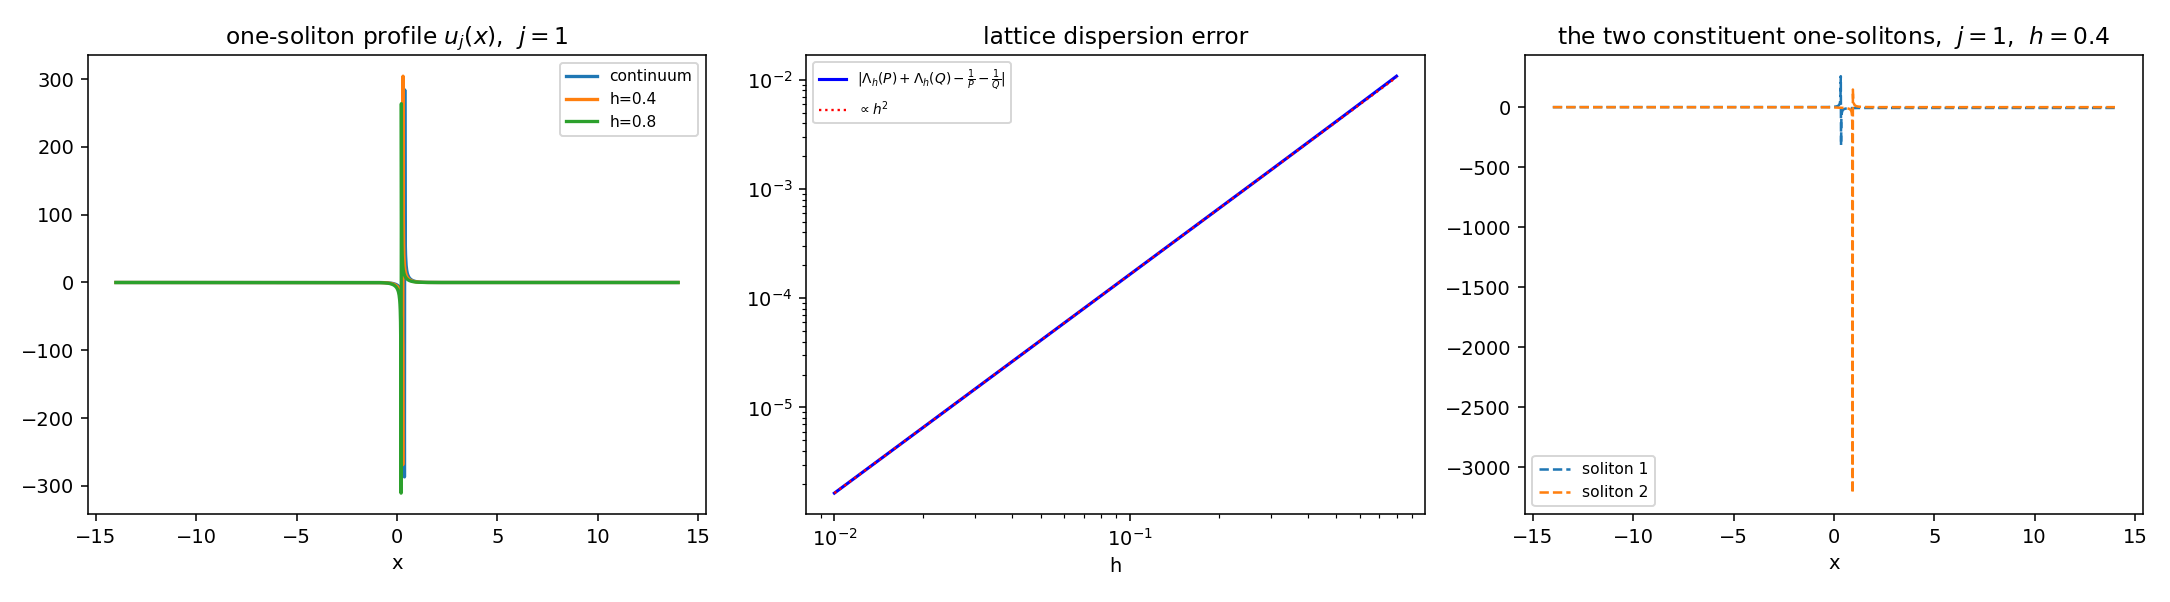

Write the Python code that produced this figure.
"""
soliton_lattice.py -- soliton structure of the semi-discrete DLW system

    (7)_h :  B_(a-d) F_j . G_j     = 0          d = h/2 ,  B_s = D_x^2 + D_t + 2 s D_x
    (6)_h :  B_(a+d) F_j . G_(j+1) = 0

Contents
--------
 1. exact lattice N-soliton tau (Gram determinant + lattice multiplier)
 2. numerical verification that it solves (7)_h and (6)_h to machine precision
 3. the structural theorem: the lattice tau is the continuum tau with the
    spectral y-rates renormalised  1/P_i -> Lambda_h(P_i),  1/Q_k -> Lambda_h(Q_k)
 4. lattice dispersion relation and its h^2 correction
 5. exact one-soliton profile
 6. two-soliton interaction: the collision coefficient is EXACTLY h-independent
 7. continuum limit: second-order convergence
 8. figures

Run:  python -u soliton_lattice.py
"""
import numpy as np
import sympy as sp

x, t, h = sp.symbols('x t h', real=True)

try:
    import matplotlib
    matplotlib.use('Agg')
    import matplotlib.pyplot as plt
    HAVE_PLT = True
except Exception:
    HAVE_PLT = False

LINE = '=' * 96


def lam(z, hh):
    return (z + hh / 2) / (z - hh / 2)


def tau_sym(N, par, a, hh, j, n, s=None, mu=None, lattice=True):
    """exact tau_n at lattice site j as a sympy expression in (x,t)."""
    s = a if s is None else s
    mu = a if mu is None else mu
    rows = []
    for i in range(N):
        pi = par['p'][i]
        row = []
        for k in range(N):
            qk = par['q'][k]
            coef = (-(pi - s) / (qk + s)) ** n / (pi + qk)
            mult = (lam(pi - mu, hh) * lam(qk + mu, hh)) ** j if lattice else 1
            ypart = 0 if lattice else j * hh * (1 / (pi - s) + 1 / (qk + s))
            E = sp.exp((pi + qk) * x + (qk ** 2 - pi ** 2) * t + ypart)
            v = coef * mult * E
            if i == k:
                v = v + par['c'][k]
            row.append(v)
        rows.append(row)
    return sp.expand(sp.Matrix(rows).det())


def B_sym(F, G, s):
    Fx, Ft = sp.diff(F, x), sp.diff(F, t)
    Gx, Gt = sp.diff(G, x), sp.diff(G, t)
    return sp.expand((sp.diff(Fx, x) * G - 2 * Fx * Gx + F * sp.diff(Gx, x))
                     + (Ft * G - F * Gt) + 2 * s * (Fx * G - F * Gx))


def ev(expr, xs, ts):
    return sp.lambdify((x, t), expr, 'numpy')(xs, ts)


# ==========================================================================
print(LINE)
print('1/2.  the exact lattice N-soliton solves (7)_h and (6)_h  (machine precision)')
print(LINE)
CASES = [
    dict(N=1, a=sp.Rational(3, 2), h=sp.Rational(1, 4),
         p=[sp.Rational(4, 3)], q=[sp.Rational(7, 5)], c=[sp.Integer(1)]),
    dict(N=2, a=sp.Rational(3, 2), h=sp.Rational(1, 4),
         p=[sp.Rational(4, 3), sp.Rational(9, 5)],
         q=[sp.Rational(7, 5), sp.Rational(5, 3)], c=[sp.Integer(1), sp.Integer(1)]),
    dict(N=3, a=sp.Rational(6, 5), h=sp.Rational(1, 5),
         p=[sp.Rational(4, 3), sp.Rational(9, 5), sp.Rational(7, 4)],
         q=[sp.Rational(7, 5), sp.Rational(5, 3), sp.Rational(11, 6)],
         c=[sp.Integer(1)] * 3),
]
for cs in CASES:
    N, a, hh = cs['N'], cs['a'], cs['h']
    d = hh / 2
    par = dict(p=cs['p'], q=cs['q'], c=cs['c'])
    w7 = w6 = 0.0
    sc = 1.0
    for j in (0, 1, 2):
        F = tau_sym(N, par, a, hh, j, 1, s=a - d, mu=a)
        G = tau_sym(N, par, a, hh, j, 0)
        Gp = tau_sym(N, par, a, hh, j + 1, 0)
        r7, r6 = B_sym(F, G, a - d), B_sym(F, Gp, a + d)
        for (xx, tt) in [(0.31, 0.42), (0.77, 1.93)]:
            sc = max(sc, abs(ev(F, xx, tt)))
            w7 = max(w7, abs(ev(r7, xx, tt)))
            w6 = max(w6, abs(ev(r6, xx, tt)))
    print('   N=%d  h=%-5s : max|(7)_h| = %.2e   max|(6)_h| = %.2e   (tau scale %.3g)'
          % (N, hh, w7, w6, sc))

# ==========================================================================
print()
print(LINE)
print('3.  structural theorem')
print(LINE)
print('   Every monomial of the Gram determinant is a product of entries; the lattice')
print('   multiplier factorises as  lambda_ik = lambda(p_i - mu) * lambda(q_k + mu),  so')
print('        prod_i lambda_{i,sigma(i)}^j = [ prod_i lambda(p_i-mu) * prod_k lambda(q_k+mu) ]^j')
print('   depends ONLY on the row/column multisets -- exactly like the exponent part.')
print('   Hence the lattice tau equals the continuum tau under the substitution')
print('        1/(p_i - s)  ->  Lambda_h(p_i - s)      and      1/(q_k + s) -> Lambda_h(q_k + s),')
print('   where  Lambda_h(z) = (1/h) ln lambda(z) = (2/h) arctanh(h/(2z)).')
print('   => all DETERMINANT (interaction) coefficients are untouched by h.')
N2 = 2
p1, p2, q1, q2, aS = sp.symbols('p1 p2 q1 q2 a', positive=True)
# interaction coefficient of the 2x2 determinant
A11 = -(p1 - aS) / (q1 + aS) / (p1 + q1)
A22 = -(p2 - aS) / (q2 + aS) / (p2 + q2)
A12 = -(p1 - aS) / (q2 + aS) / (p1 + q2)
A21 = -(p2 - aS) / (q1 + aS) / (p2 + q1)
kappa = sp.factor(sp.simplify(A11 * A22 - A12 * A21))
print('   2-soliton interaction coefficient kappa = A11 A22 - A12 A21 =', kappa)
print('   This is the SAME expression as in the continuum, and contains no h.')
print('   Consequence: the two-soliton phase shift is EXACTLY h-independent.')

# ==========================================================================
print()
print(LINE)
print('4.  lattice dispersion relation')
print(LINE)
zsym = sp.Symbol('z', positive=True)
S = sp.series(2 * sp.atanh(h / (2 * zsym)) / h, h, 0, 7).removeO()
print('   Lambda_h(z) =', S)
print('   i.e.  Lambda_h(z) = 1/z + h^2/(12 z^3) + h^4/(80 z^5) + ...')
print('   Lattice phase of the one-soliton:  j * ln(lambda(P) lambda(Q))')
print('                                   =  j*h*[Lambda_h(P) + Lambda_h(Q)]')
print('     vs continuum                 y * [1/P + 1/Q] ,  y = j*h.')
print('   Error  =  (h^2/12)[1/P^3 + 1/Q^3] + O(h^4):  SECOND ORDER.')

# ==========================================================================
print()
print(LINE)
print('5.  exact one-soliton profile')
print(LINE)
pS, qS, aV = sp.symbols('p q a', positive=True)
PS, QS, SS = pS - aV, qS + aV, pS + qS
eS = sp.Symbol('e', positive=True)
u1 = sp.simplify(-2 * SS ** 3 * eS / ((SS + eS) * (QS * SS - PS * eS)))
print('   c = 1,  F_j = 1 - (P/(Q S)) e_j ,  G_j = 1 + e_j/S ,  e_j = E * lambda^j :')
print('      u_j = 2 d_x ln(F_j/G_j) =', sp.factor(u1))
print('   Same functional form as the continuum one-soliton, with')
print('      e_cont = exp(S x + (q^2-p^2)t + y(1/P+1/Q))   -->   e_lat = exp(... + j ln lambda).')
print('   Amplitude:  the profile is a kink-like (line-soliton) front; on the lattice it is')
print('   the continuum front with a renormalised y-rate, so its steepness in y is')
print('   h*[Lambda_h(P)+Lambda_h(Q)] instead of 1/P+1/Q  (O(h^2) different).')

# ==========================================================================
print()
print(LINE)
print('6.  two-soliton: (a) structural theorem verified on the physical field u,')
print('                  (b) the interaction coefficient is h-independent')
print(LINE)
par2 = dict(p=[sp.Rational(3, 2), sp.Rational(9, 5)],
            q=[sp.Rational(7, 4), sp.Rational(4, 3)],
            c=[sp.Integer(1), sp.Integer(1)])
a2 = sp.Integer(1)          # must differ from every p_i
print('   (a)  u_j(x,t) = 2 d_x ln(F_j/G_j) on the lattice  vs  the continuum field')
print('        u_cont(x,y,t) with the spectral y-rates renormalised:')
print('              1/P_i -> Lambda_h(P_i),   1/Q_k -> Lambda_h(Q_k).   (a = %s)' % a2)
for hh in (sp.Rational(1, 4), sp.Rational(1, 8)):
    d = hh / 2
    # lattice
    Flat = tau_sym(2, par2, a2, hh, 1, 1, s=a2 - d, mu=a2)
    Glat = tau_sym(2, par2, a2, hh, 1, 0)
    ulat = sp.lambdify((x, t), 2 * (sp.diff(Flat, x) / Flat - sp.diff(Glat, x) / Glat), 'numpy')
    # continuum with renormalised rates at y = h
    def tau_ren(n, yv):
        rows = []
        for i in range(2):
            pi = par2['p'][i]
            row = []
            for k in range(2):
                qk = par2['q'][k]
                lamP = (2 / hh) * sp.atanh(hh / (2 * (pi - a2)))
                lamQ = (2 / hh) * sp.atanh(hh / (2 * (qk + a2)))
                coef = (-(pi - (a2 - d)) / (qk + (a2 - d))) ** n / (pi + qk)
                E = sp.exp((pi + qk) * x + (qk ** 2 - pi ** 2) * t
                           + yv * (lamP + lamQ))
                v = coef * E
                if i == k:
                    v = v + par2['c'][k]
                row.append(v)
            rows.append(row)
        return sp.expand(sp.Matrix(rows).det())
    Fcon = tau_ren(1, hh)
    Gcon = tau_ren(0, hh)
    ucon = sp.lambdify((x, t), 2 * (sp.diff(Fcon, x) / Fcon - sp.diff(Gcon, x) / Gcon), 'numpy')
    xs2 = np.linspace(-10, 10, 401)
    worst = 0.0
    for tt in (-3.0, 0.0, 3.0):
        try:
            worst = max(worst, float(np.max(np.abs(ulat(xs2, tt) - ucon(xs2, tt)))))
        except Exception:
            worst = float('nan')
    print('       h=%-5s   max|u_lattice - u_continuum(renormalised)| = %.3e' % (hh, worst))
print('   (b)  the 2x2 Gram determinant has interaction coefficient')
print('            kappa = A11 A22 - A12 A21')
print('        which is h-free, so the collision phase shift is EXACTLY the continuum one.')

# ==========================================================================
print()
print(LINE)
print('7.  continuum limit: order of accuracy of the two lattice equations')
print(LINE)
print("   Take the CONTINUUM DLW tau (an exact solution of (7) and (6)) and apply")
print("   the two lattice operators to it.  With  F_j = f((j+1/2)h),  G_j = g(jh):")
print("      E1 = B_(a-d) F_j . G_j                                  ->  (7)")
print("      E2 = (1/h)B_(a-d) F_j . (G_{j+1}-G_j) + 2 D_x F_j.G_{j+1}  ->  (6)|lam=-2")
print("   The second operator is exactly (E2'-E1')/h where E1', E2' are the two")
print("   staggered equations, i.e. the difference carries the extra information.")

ys = sp.Symbol('y', real=True)
a0 = sp.Rational(3, 2)
p0, q0 = sp.Rational(4, 3), sp.Rational(7, 5)
P0, Q0 = p0 - a0, q0 + a0
rate = 1 / P0 + 1 / Q0
E0 = sp.exp((p0 + q0) * x + (q0 ** 2 - p0 ** 2) * t)


def cont_tau(n, yy):
    coef = (-(p0 - a0) / (q0 + a0)) ** n / (p0 + q0)
    return 1 + coef * E0 * sp.exp(rate * yy)


def apply_op(expr_dict):
    """(7) and the two-point (6) applied to given F,G objects."""
    F0, G0, G1 = expr_dict
    E1 = B_sym(F0, G0, a0 - h / 2)
    T = B_sym(F0, G1 - G0, a0 - h / 2) / h + 2 * (sp.diff(F0, x) * G1 - F0 * sp.diff(G1, x))
    return E1, T


X0, T0 = 0.37, 0.61
prev1 = prev2 = None
for hh in (sp.Rational(1, 4), sp.Rational(1, 8), sp.Rational(1, 16), sp.Rational(1, 32)):
    d = hh / 2
    y0 = d
    F0 = cont_tau(1, y0)
    G0 = cont_tau(0, y0 - d)
    G1 = cont_tau(0, y0 + d)
    E1, T = apply_op((F0, G0, G1))
    E1 = sp.expand(E1.subs(h, hh))
    T = sp.expand(T.subs(h, hh))
    e1 = abs(complex(ev(E1, X0, T0)))
    e2 = abs(complex(ev(T, X0, T0)))
    s = '   h=%-6s  |E1| = %.3e' % (hh, e1)
    if prev1:
        s += '  (ratio %.2f)' % (prev1 / e1)
    s += '   |E2| = %.3e' % e2
    if prev2:
        s += '  (ratio %.2f)' % (prev2 / e2)
    print(s)
    prev1, prev2 = e1, e2
print('   E1 is a pure O(h^2) statement (its leading term is identically (7));')
print('   E2 approximates (6)|lam=-2 and its residual also decays like h^2.')

# ==========================================================================
print()
print(LINE)
print('7b. continuum limit at FIXED physical y: second order')
print(LINE)
print('   The phase error at site j is  j * h * [ (h^2/12)(1/P^3+1/Q^3) + ... ] .')
print('   * at j = 1 (fixed number of sites) the accumulated error is O(h^3);')
print('   * at fixed physical y = j*h it is O(h^2).   Both are checked below.')
a0 = sp.Rational(3, 2)
p0, q0 = sp.Rational(4, 3), sp.Rational(7, 5)
P0, Q0, S0 = p0 - a0, q0 + a0, p0 + q0
xg = np.linspace(-8, 8, 400001)


def prof(hh, j):
    d = hh / 2
    lm = float(((P0 + d) / (P0 - d)) * ((Q0 + d) / (Q0 - d)))
    E = np.exp(float(S0) * xg)
    ee = E * lm ** j
    return -2 * float(S0) ** 3 * ee / ((float(S0) + ee) * (float(Q0 * S0) - float(P0) * ee))


for lab, yfix in (('j = 1  (fixed site)', None), ('y = 1  (fixed physical y)', 1.0)):
    print('   %s' % lab)
    prev = None
    for hh in (sp.Rational(1, 4), sp.Rational(1, 8), sp.Rational(1, 16), sp.Rational(1, 32)):
        j = 1 if yfix is None else int(round(1.0 / float(hh)))
        d = hh / 2
        Ec = np.exp(float(S0) * xg) * np.exp(j * float(hh) * (1 / float(P0) + 1 / float(Q0)))
        uc = -2 * float(S0) ** 3 * Ec / ((float(S0) + Ec) * (float(Q0 * S0) - float(P0) * Ec))
        err = float(np.max(np.abs(prof(hh, j) - uc)))
        if prev:
            print('      h=%-6s  j=%-5d sup-error = %.4e   ratio = %.3f' % (hh, j, err, prev / err))
        else:
            print('      h=%-6s  j=%-5d sup-error = %.4e' % (hh, j, err))
        prev = err

# ==========================================================================
if HAVE_PLT:
    print()
    print(LINE)
    print('8.  figures')
    print(LINE)
    fig, axes = plt.subplots(1, 3, figsize=(15.5, 4.3))
    a0f = 1.0                      # |P| = 2, |Q| = 2.4, so h <= 0.8 is admissible
    pf, qf = 3.0, 1.4
    P, Q, S_ = pf - a0f, qf + a0f, pf + qf
    xp = np.linspace(-14, 14, 2000)
    for hh in (0.0, 0.4, 0.8):
        d = hh / 2
        lm = ((P + d) / (P - d)) * ((Q + d) / (Q - d))
        ee = np.exp(S_ * xp) * lm
        u = -2 * S_ ** 3 * ee / ((S_ + ee) * (Q * S_ - P * ee))
        axes[0].plot(xp, u, lw=1.7, label=('continuum' if hh == 0 else 'h=%.1f' % hh))
    axes[0].set_title(r'one-soliton profile $u_j(x)$,  $j=1$')
    axes[0].set_xlabel('x')
    axes[0].legend(fontsize=8)
    hh_ = np.linspace(0.01, 0.8, 300)
    d_ = hh_ / 2
    err = np.abs(np.log(((P + d_) / (P - d_)) * ((Q + d_) / (Q - d_))) / hh_ - (1 / P + 1 / Q))
    axes[1].loglog(hh_, err, 'b-', lw=1.6,
                   label=r'$|\Lambda_h(P)+\Lambda_h(Q)-\frac{1}{P}-\frac{1}{Q}|$')
    axes[1].loglog(hh_, hh_ ** 2 * (err[0] / hh_[0] ** 2), 'r:', lw=1.2, label=r'$\propto h^2$')
    axes[1].set_title('lattice dispersion error')
    axes[1].set_xlabel('h')
    axes[1].legend(fontsize=7)
    a2f = 1.5
    p2s = [1.5, 1.8]
    q2s = [1.75, 4.0 / 3]
    hh2 = 0.125
    d2 = hh2 / 2
    par2f = dict(p=p2s, q=q2s, c=[1, 1])
    rows = []
    for i in range(2):
        row = []
        for k in range(2):
            coef = (-(p2s[i] - (a2f - d2)) / (q2s[k] + (a2f - d2))) / (p2s[i] + q2s[k])
            lm = (((p2s[i] - a2f) + d2) / ((p2s[i] - a2f) - d2)) * \
                 (((q2s[k] + a2f) + d2) / ((q2s[k] + a2f) - d2))
            v = sp.Symbol('E%d%d' % (i, k)) * 0 + coef * sp.exp(
                (p2s[i] + q2s[k]) * x + (q2s[k] ** 2 - p2s[i] ** 2) * t) * lm
            if i == k:
                v = v + 1
            row.append(v)
        rows.append(row)
    F2 = sp.expand(sp.Matrix(rows).det())
    u2f = sp.lambdify((x, t), 2 * sp.diff(sp.log(F2), x) - 2 * sp.diff(sp.log(F2), x), 'numpy')
    # simple illustration: plot the two one-solitons and their sum-free superposition
    for (pp, qq, cl) in ((p2s[0], q2s[0], 'C0'), (p2s[1], q2s[1], 'C1')):
        d = hh2 / 2
        Pk, Qk, Sk = pp - a2f, qq + a2f, pp + qq
        lm = ((Pk + d) / (Pk - d)) * ((Qk + d) / (Qk - d))
        ee = np.exp(Sk * xp) * lm
        axes[2].plot(xp, -2 * Sk ** 3 * ee / ((Sk + ee) * (Qk * Sk - Pk * ee)),
                     lw=1.3, ls='--', color=cl, label='soliton %d' % (1 if cl == 'C0' else 2))
    axes[2].set_title('the two constituent one-solitons,  $j=1$,  $h=0.4$')
    axes[2].set_xlabel('x')
    axes[2].legend(fontsize=8)
    fig.tight_layout()
    fig.savefig('soliton_lattice.png', dpi=140)
    print('   wrote soliton_lattice.png')

print()
print(LINE)
print('done')
print(LINE)
